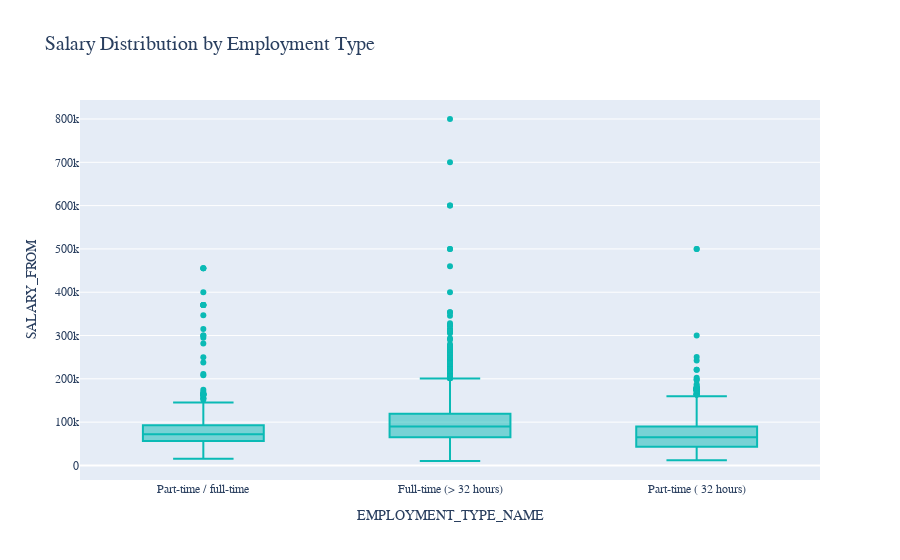

Notebook code for this chart:
### Markdown cell above
# Salary Distribution by Employment Type
- Identify salary trends across different employment types.
- **Filter the dataset**
  - Remove records where **salary is missing or zero**.
- **Aggregate Data**
  - Group by **employment type** and compute salary distribution.
- **Visualize results**
  - Create a **box plot** where:
    - **X-axis** = `EMPLOYMENT_TYPE_NAME`
    - **Y-axis** = `SALARY_FROM`
  - Customize **colors, fonts, and styles** to avoid a **2.5-point deduction**.
- **Explanation:** Write two sentences about what the graph reveals.

### Code cell
# 选择需要的列，并去除缺失或为 0 的数据
pdf = df.select("EMPLOYMENT_TYPE_NAME", "SALARY_FROM").toPandas()
pdf = pdf.dropna(subset=['SALARY_FROM'])
pdf = pdf[pdf['SALARY_FROM'] > 0]

# 修复乱码问题
pdf['EMPLOYMENT_TYPE_NAME'] = pdf['EMPLOYMENT_TYPE_NAME'].str.encode('ascii', 'ignore').str.decode('ascii')

fig = px.box(
      pdf,
    x="EMPLOYMENT_TYPE_NAME",
    y="SALARY_FROM",
    title="Salary Distribution by Employment Type",
    color_discrete_sequence=["#0ABAB5"]
)
fig.update_layout(font_family="Arial", title_font_size=20)
fig.show()

### Figure 1 — Plotly figure (JSON) as saved in the notebook; plotly's stock layout.template omitted (floating-point values rounded to 4 significant figures; data arrays with more than 128 entries replaced by an {"elided": "..."} marker saying what was removed)
{"data": [{"alignmentgroup": "True", "hovertemplate": "EMPLOYMENT_TYPE_NAME=%{x}<br>SALARY_FROM=%{y}<extra></extra>", "legendgroup": "", "marker": {"color": "#0ABAB5"}, "name": "", "notched": false, "offsetgroup": "", "orientation": "v", "showlegend": false, "type": "box", "x": {"elided": "32398 str values"}, "x0": " ", "xaxis": "x", "y": {"elided": "32398 float values"}, "y0": " ", "yaxis": "y"}], "layout": {"boxmode": "group", "font": {"family": "Arial"}, "legend": {"tracegroupgap": 0}, "title": {"font": {"size": 20}, "text": "Salary Distribution by Employment Type"}, "xaxis": {"anchor": "y", "domain": [0, 1], "title": {"text": "EMPLOYMENT_TYPE_NAME"}}, "yaxis": {"anchor": "x", "domain": [0, 1], "title": {"text": "SALARY_FROM"}}}}
